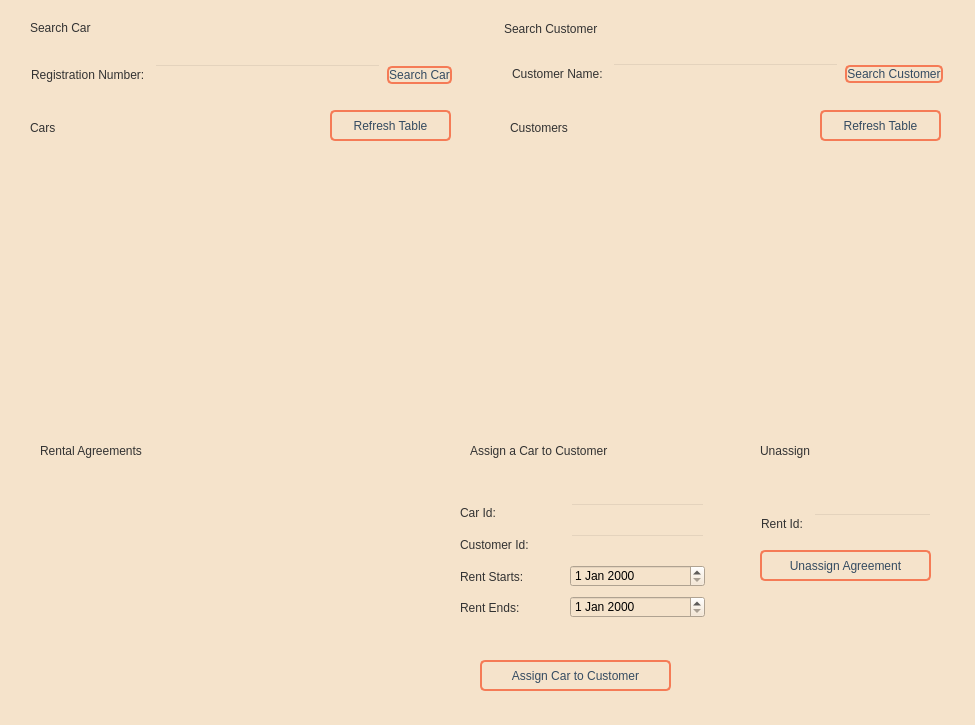
<?xml version="1.0" encoding="UTF-8"?>
<ui version="4.0">
 <class>assign</class>
 <widget class="QWidget" name="assign">
  <property name="enabled">
   <bool>true</bool>
  </property>
  <property name="geometry">
   <rect>
    <x>0</x>
    <y>0</y>
    <width>975</width>
    <height>725</height>
   </rect>
  </property>
  <property name="windowTitle">
   <string>Form</string>
  </property>
  <property name="styleSheet">
   <string notr="true">
QWidget {
    background-color: #F5E3CB;
}
</string>
  </property>
  <widget class="QPushButton" name="pushButtonAssignCarToCustomer">
   <property name="geometry">
    <rect>
     <x>480</x>
     <y>660</y>
     <width>191</width>
     <height>31</height>
    </rect>
   </property>
   <property name="styleSheet">
    <string notr="true">QPushButton {

font: 300 12pt &quot;Bahnschrift Light SemiCondensed&quot;;
color: #344B61;
    border: 2px solid #F57B56; 
    border-radius: 5px;

}

QPushButton:hover {
    background-color: #344B61; 
    color: #ffffff; 

}


</string>
   </property>
   <property name="text">
    <string>Assign Car to Customer</string>
   </property>
  </widget>
  <widget class="QPushButton" name="pushButtonUnassignAgreement">
   <property name="geometry">
    <rect>
     <x>760</x>
     <y>550</y>
     <width>171</width>
     <height>31</height>
    </rect>
   </property>
   <property name="styleSheet">
    <string notr="true">QPushButton {

font: 300 12pt &quot;Bahnschrift Light SemiCondensed&quot;;
color: #344B61;
    border: 2px solid #F57B56; 
    border-radius: 5px;

}

QPushButton:hover {
    background-color: #344B61; 
    color: #ffffff; 
}


</string>
   </property>
   <property name="text">
    <string>Unassign Agreement</string>
   </property>
  </widget>
  <widget class="QLabel" name="labelResultAssign">
   <property name="geometry">
    <rect>
     <x>350</x>
     <y>380</y>
     <width>251</width>
     <height>20</height>
    </rect>
   </property>
   <property name="text">
    <string/>
   </property>
  </widget>
  <widget class="QLabel" name="labelRentalAgreement">
   <property name="geometry">
    <rect>
     <x>40</x>
     <y>440</y>
     <width>151</width>
     <height>21</height>
    </rect>
   </property>
   <property name="styleSheet">
    <string notr="true">font: 300 12pt &quot;Bahnschrift Light SemiCondensed&quot;;
color: rgb(50, 50, 50);
</string>
   </property>
   <property name="text">
    <string>Rental Agreements</string>
   </property>
  </widget>
  <widget class="QLabel" name="labelCarTable">
   <property name="geometry">
    <rect>
     <x>30</x>
     <y>120</y>
     <width>41</width>
     <height>16</height>
    </rect>
   </property>
   <property name="styleSheet">
    <string notr="true">font: 300 12pt &quot;Bahnschrift Light SemiCondensed&quot;;
color: rgb(50, 50, 50);
</string>
   </property>
   <property name="text">
    <string>Cars</string>
   </property>
  </widget>
  <widget class="QLabel" name="labelSearchCustomerTable">
   <property name="geometry">
    <rect>
     <x>510</x>
     <y>120</y>
     <width>91</width>
     <height>16</height>
    </rect>
   </property>
   <property name="styleSheet">
    <string notr="true">font: 300 12pt &quot;Bahnschrift Light SemiCondensed&quot;;
color: rgb(50, 50, 50);
</string>
   </property>
   <property name="text">
    <string>Customers</string>
   </property>
  </widget>
  <widget class="QPushButton" name="pushButtonRefreshCarTable">
   <property name="geometry">
    <rect>
     <x>330</x>
     <y>110</y>
     <width>121</width>
     <height>31</height>
    </rect>
   </property>
   <property name="styleSheet">
    <string notr="true">QPushButton {

font: 300 12pt &quot;Bahnschrift Light SemiCondensed&quot;;
color: #344B61;
    border: 2px solid #F57B56; 
    border-radius: 5px;

}

QPushButton:hover {
    background-color: #344B61; 
    color: #ffffff; 

}


</string>
   </property>
   <property name="text">
    <string>Refresh Table</string>
   </property>
  </widget>
  <widget class="QPushButton" name="pushButtonRefreshCustomerTable">
   <property name="geometry">
    <rect>
     <x>820</x>
     <y>110</y>
     <width>121</width>
     <height>31</height>
    </rect>
   </property>
   <property name="styleSheet">
    <string notr="true">QPushButton {

font: 300 12pt &quot;Bahnschrift Light SemiCondensed&quot;;
color: #344B61;
    border: 2px solid #F57B56; 
    border-radius: 5px;

}

QPushButton:hover {
    background-color: #344B61; 
    color: #ffffff; 

}


</string>
   </property>
   <property name="text">
    <string>Refresh Table</string>
   </property>
  </widget>
  <widget class="QLabel" name="label_2">
   <property name="geometry">
    <rect>
     <x>470</x>
     <y>440</y>
     <width>201</width>
     <height>21</height>
    </rect>
   </property>
   <property name="styleSheet">
    <string notr="true">font: 300 12pt &quot;Bahnschrift Light SemiCondensed&quot;;
color: rgb(50, 50, 50);
</string>
   </property>
   <property name="text">
    <string>Assign a Car to Customer</string>
   </property>
  </widget>
  <widget class="QLabel" name="label_3">
   <property name="geometry">
    <rect>
     <x>760</x>
     <y>440</y>
     <width>71</width>
     <height>21</height>
    </rect>
   </property>
   <property name="styleSheet">
    <string notr="true">font: 300 12pt &quot;Bahnschrift Light SemiCondensed&quot;;
color: rgb(50, 50, 50);
</string>
   </property>
   <property name="text">
    <string>Unassign</string>
   </property>
  </widget>
  <widget class="QTableView" name="tableViewSearchCar">
   <property name="geometry">
    <rect>
     <x>35</x>
     <y>150</y>
     <width>421</width>
     <height>192</height>
    </rect>
   </property>
   <property name="styleSheet">
    <string notr="true">QTableView {
    background-color: transparent;
    gridline-color: #b5b5b5; 
}

QTableView::item {
    border: 1px solid #b5b5b5; 
}

QHeaderView::section {
    background-color: transparent;
}
</string>
   </property>
  </widget>
  <widget class="QTableView" name="tableViewSearchCustomer">
   <property name="geometry">
    <rect>
     <x>515</x>
     <y>150</y>
     <width>431</width>
     <height>192</height>
    </rect>
   </property>
   <property name="styleSheet">
    <string notr="true">QTableView {
    background-color: transparent;
    gridline-color: #b5b5b5; 
}

QTableView::item {
    border: 1px solid #b5b5b5; 
}

QHeaderView::section {
    background-color: transparent;
}
</string>
   </property>
  </widget>
  <widget class="QTableView" name="tableViewAssign">
   <property name="geometry">
    <rect>
     <x>30</x>
     <y>490</y>
     <width>371</width>
     <height>192</height>
    </rect>
   </property>
   <property name="styleSheet">
    <string notr="true">QTableView {
    background-color: transparent;
    gridline-color: #b5b5b5; 
}

QTableView::item {
    border: 1px solid #b5b5b5; 
}

QHeaderView::section {
    background-color: transparent;
}
</string>
   </property>
  </widget>
  <widget class="QLabel" name="labelSearchCustomer">
   <property name="geometry">
    <rect>
     <x>504</x>
     <y>21</y>
     <width>108</width>
     <height>16</height>
    </rect>
   </property>
   <property name="styleSheet">
    <string notr="true">font: 300 12pt &quot;Bahnschrift Light SemiCondensed&quot;;
color: rgb(50, 50, 50);
</string>
   </property>
   <property name="text">
    <string>Search Customer</string>
   </property>
  </widget>
  <widget class="QLabel" name="labelSearchCar">
   <property name="geometry">
    <rect>
     <x>30</x>
     <y>20</y>
     <width>91</width>
     <height>16</height>
    </rect>
   </property>
   <property name="styleSheet">
    <string notr="true">font: 300 12pt &quot;Bahnschrift Light SemiCondensed&quot;;
color: rgb(50, 50, 50);

</string>
   </property>
   <property name="text">
    <string>Search Car</string>
   </property>
  </widget>
  <widget class="QWidget" name="layoutWidget">
   <property name="geometry">
    <rect>
     <x>460</x>
     <y>500</y>
     <width>104</width>
     <height>121</height>
    </rect>
   </property>
   <layout class="QVBoxLayout" name="verticalLayout">
    <item>
     <widget class="QLabel" name="labelAssignCarId">
      <property name="styleSheet">
       <string notr="true">font: 300 12pt &quot;Bahnschrift Light SemiCondensed&quot;;
color: rgb(50, 50, 50);
</string>
      </property>
      <property name="text">
       <string>Car Id: </string>
      </property>
     </widget>
    </item>
    <item>
     <widget class="QLabel" name="labelAssignCustomerId">
      <property name="styleSheet">
       <string notr="true">font: 300 12pt &quot;Bahnschrift Light SemiCondensed&quot;;
color: rgb(50, 50, 50);
</string>
      </property>
      <property name="text">
       <string>Customer Id: </string>
      </property>
     </widget>
    </item>
    <item>
     <widget class="QLabel" name="labelRentStarts">
      <property name="styleSheet">
       <string notr="true">font: 300 12pt &quot;Bahnschrift Light SemiCondensed&quot;;
color: rgb(50, 50, 50);
</string>
      </property>
      <property name="text">
       <string>Rent Starts:</string>
      </property>
     </widget>
    </item>
    <item>
     <widget class="QLabel" name="labelRentEnds">
      <property name="styleSheet">
       <string notr="true">font: 300 12pt &quot;Bahnschrift Light SemiCondensed&quot;;
color: rgb(50, 50, 50);
</string>
      </property>
      <property name="text">
       <string>Rent Ends: </string>
      </property>
     </widget>
    </item>
   </layout>
  </widget>
  <widget class="QWidget" name="layoutWidget">
   <property name="geometry">
    <rect>
     <x>570</x>
     <y>500</y>
     <width>135</width>
     <height>121</height>
    </rect>
   </property>
   <layout class="QVBoxLayout" name="verticalLayout_2">
    <item>
     <widget class="QLineEdit" name="lineEditAssignCarId">
      <property name="styleSheet">
       <string notr="true">QLineEdit { background-color: transparent; }</string>
      </property>
     </widget>
    </item>
    <item>
     <widget class="QLineEdit" name="lineEditAssignCustomerId">
      <property name="styleSheet">
       <string notr="true">QLineEdit { background-color: transparent; }</string>
      </property>
     </widget>
    </item>
    <item>
     <widget class="QDateEdit" name="dateEditRentStarts">
      <property name="styleSheet">
       <string notr="true">QLineEdit { background-color: transparent; }</string>
      </property>
     </widget>
    </item>
    <item>
     <widget class="QDateEdit" name="dateEditRentEnds">
      <property name="styleSheet">
       <string notr="true">QLineEdit { background-color: transparent; }</string>
      </property>
     </widget>
    </item>
   </layout>
  </widget>
  <widget class="QWidget" name="layoutWidget">
   <property name="geometry">
    <rect>
     <x>761</x>
     <y>510</y>
     <width>171</width>
     <height>28</height>
    </rect>
   </property>
   <layout class="QHBoxLayout" name="horizontalLayout">
    <item>
     <widget class="QLabel" name="label">
      <property name="styleSheet">
       <string notr="true">font: 300 12pt &quot;Bahnschrift Light SemiCondensed&quot;;
color: rgb(50, 50, 50);
</string>
      </property>
      <property name="text">
       <string>Rent Id: </string>
      </property>
     </widget>
    </item>
    <item>
     <widget class="QLineEdit" name="lineEditRentId">
      <property name="styleSheet">
       <string notr="true">QLineEdit { background-color: transparent; }</string>
      </property>
     </widget>
    </item>
   </layout>
  </widget>
  <widget class="QWidget" name="layoutWidget">
   <property name="geometry">
    <rect>
     <x>512</x>
     <y>60</y>
     <width>431</width>
     <height>28</height>
    </rect>
   </property>
   <layout class="QHBoxLayout" name="horizontalLayout_2">
    <item>
     <widget class="QLabel" name="labelSearchCustomerName">
      <property name="styleSheet">
       <string notr="true">font: 300 12pt &quot;Bahnschrift Light SemiCondensed&quot;;
color: rgb(50, 50, 50);
</string>
      </property>
      <property name="text">
       <string>Customer Name: </string>
      </property>
     </widget>
    </item>
    <item>
     <widget class="QLineEdit" name="lineEditSearchCustomerName">
      <property name="styleSheet">
       <string notr="true">QLineEdit { background-color: transparent; }</string>
      </property>
     </widget>
    </item>
    <item>
     <widget class="QPushButton" name="pushButtonSearchCustomer">
      <property name="styleSheet">
       <string notr="true">QPushButton {

font: 300 12pt &quot;Bahnschrift Light SemiCondensed&quot;;
color: #344B61;
    border: 2px solid #F57B56; 
    border-radius: 5px;

}

QPushButton:hover {
    background-color: #344B61; 
    color: #ffffff; 
}


</string>
      </property>
      <property name="text">
       <string>Search Customer</string>
      </property>
     </widget>
    </item>
   </layout>
  </widget>
  <widget class="QWidget" name="layoutWidget">
   <property name="geometry">
    <rect>
     <x>31</x>
     <y>61</y>
     <width>421</width>
     <height>28</height>
    </rect>
   </property>
   <layout class="QHBoxLayout" name="horizontalLayout_3">
    <item>
     <widget class="QLabel" name="labelRegistrationNumber">
      <property name="styleSheet">
       <string notr="true">font: 300 12pt &quot;Bahnschrift Light SemiCondensed&quot;;
color: rgb(50, 50, 50);
</string>
      </property>
      <property name="text">
       <string>Registration Number: </string>
      </property>
     </widget>
    </item>
    <item>
     <widget class="QLineEdit" name="lineEditSearchRegistrationNumber">
      <property name="styleSheet">
       <string notr="true">QLineEdit { background-color: transparent; }</string>
      </property>
     </widget>
    </item>
    <item>
     <widget class="QPushButton" name="pushButtonSearchCar">
      <property name="styleSheet">
       <string notr="true">QPushButton {

font: 300 12pt &quot;Bahnschrift Light SemiCondensed&quot;;
color: #344B61;
    border: 2px solid #F57B56; 
    border-radius: 5px;

}

QPushButton:hover {
    background-color: #344B61; 
    color: #ffffff; 
}


</string>
      </property>
      <property name="text">
       <string>Search Car</string>
      </property>
     </widget>
    </item>
   </layout>
  </widget>
 </widget>
 <resources/>
 <connections/>
</ui>
